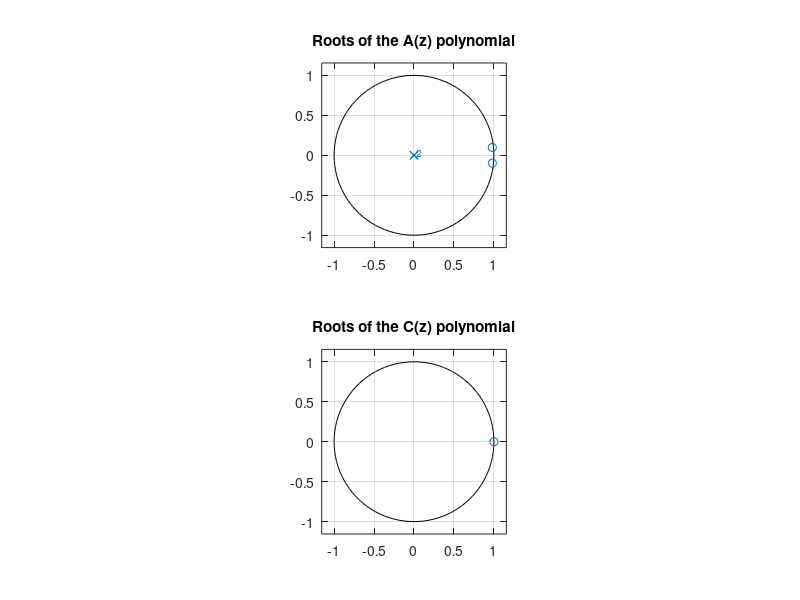

Source code (MATLAB): (Note: this script raises an error after producing the figure.)
%
% Time series analysis
% Lund University
%
% Example code 12: Predicting a signal. This is an IMPORTANT example!
%
% Reference: 
%   "An Introduction to Time Series Modeling", 4th ed, by Andreas Jakobsson
%   Studentlitteratur, 2021
%
clear; 
close all;
addpath('../functions', '../data')              % Add this line to update the path


% Select parameters.
k = 5;                                          % Set prediction horizon;try some different ones.
N = 10000;                                      % Begin with lots of samples - then try fewer.

% Some examples of polynomials to test. Try mixing the A and Cs. Note that
% both polynomials have to have their roots inside the unit circle. Why is
% it that this is also required for the C(z) polynomial?
C = [ 1 ];
A = [ 1 -1.96 .97 ];                            % Strong periodicity; this is easy to predict.

%C = [ 1 ];
%A = [ 1 -.8 .6 ];                              % Weak periodicity; this is difficult to predict.

%C = [ 1 -2 ];                                  % Why is the prediction instable with this C polynomial?
%A = [ 1 -1.96 .97 ];                           % Strong periodicity.

%C = poly( [0.2+0.8i 0.2-0.8i] );               % You can also place the roots.
%A = poly( [0.7+0.6i 0.7-0.6i] );               

% Note: try the trends a few times each - due to the roots on the unit
% circle, some realizations will yield "odd" results. Examine these a bit
% closer.
%C = [ 1 .2 ];
%A = conv([1 -1],[ 1 -0.2 ]);                   % Signal with a slow trend.

%C = [ 1 -.2 ];
%A = conv([1 zeros(1,12) -1],[ 1 -0.7 ]);       % Signal with a season.



% Simulate some data and examine the location of the roots. 
noLags = 50;
extraN = 100;
e = randn( N+extraN, 1 );
y = filter( C, A, e );     y = y(extraN+1:end);

figure
subplot(211)
zplane(A)
title('Roots of the A(z) polynomial')
subplot(212)
zplane(C)
title('Roots of the C(z) polynomial')


%% Form the prediction polynomials.
% First, use the true parameters to test the theory.
[F, G] = polydivision( C, A, k );

% Then, try estimating the parameters and use these instead. Also try
% reducing N to see how this affects the parameter estimates and the
% predictions. You can use this approach to examine the quality you can
% expect of your predictions using your polynomials and data lengths.
%
foundModel = estimateARMA( y, A, C, 'Estimating the model parameters using known model orders', noLags, 1 );
[F, G] = polydivision( foundModel.C, foundModel.A, k ); 

% Form the predicted data.
yhatk  = filter( G, C, y );

% Plot the predictions.
figure
subplot(311)
maxInd = 40;
m1 = min([yhatk(1:maxInd)' y(1:maxInd)']);
m2 = max([yhatk(1:maxInd)' y(1:maxInd)']);
plot([y yhatk] )
hold on
line( [k k], [m1 m2], 'Color','red','LineStyle','--' )
hold off
axis([1 50 m1 m2] )
legend('y','yhat','Lost samples')
title(sprintf('Predicted signal. Note that the initial %i samples are lost', k))

subplot(312)
plot([y yhatk] )
xlim([200 700])
legend('y','yhat')

% Form the prediction error and examine the ACF. Note that the prediction
% residual should only be white if k=1. 
ehat = y-yhatk;
ehat = ehat(k+20:end);                          % Remove the corrupted samples. You might need to add a bit of a margin.
subplot(313)
plot(ehat)
legend('ehat = y-yhatk')
try                                             % Catch the error in case of unstable polynomials.
    checkIfWhite( ehat );
    figure
    acfEst = acf( ehat, noLags, 0.05, 1 );
    hold on
    line( [k-1 k-1], [-2 2 ], 'Color','r','LineStyle','--' )
    hold off
    axis([0 noLags -1 1 ])
    legend('ACF', '95 %% confidence interval', sprintf('Is a MA(%i) model reasonable?', k-1), 'Location','NE')
    title( sprintf('Prediction residual, %i-step prediction', k) )
    fprintf('This is a %i-step prediction. Ideally, the residual should be an MA(%i) process.\n', k, k-1)
end

% Examine the variance of the prediction residual in comparison to the
% variance of the data.
fprintf('Prediction the signal %i-steps ahead.\n', k)
fprintf('  The variance of original signal is         %5.2f\n', var(y)')
fprintf('  The variance of the prediction residual is   %5.2f\n', var(ehat)')
if var(ehat)<var(y)
    fprintf('  Amount of signal that was predicted is       %5.2f%%\n', (1-var(ehat)/var(y))*100)
else
    fprintf('  **** BEWARE: the prediction is not accurate!!! ****\n')
end


%% Lets compare with a naive predictor
% If we assume no seasonality, the current sample might be a reasonable
% guess. This will cause a prediction that is delayed k steps.
testDataInd = N-200:N;
[yNaive, var_naive, ehatN] = naivePred(y, testDataInd, k );

figure
plot([y(testDataInd) yhatk(testDataInd) yNaive])
title('It is reasonable to expect that we are better than the naive predictor...')
legend('y','yhat', 'Naive')
fprintf('Naive predictor:\n  The variance of the naive predictor is      %5.2f\n', var_naive )
fprintf('  Amount predicted by the naive is             %5.2f%%\n', (1-var_naive/var(y(testDataInd)))*100 ) 
